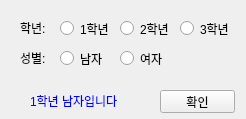
<?xml version="1.0" encoding="UTF-8"?>
<ui version="4.0">
 <class>MainWindow</class>
 <widget class="QMainWindow" name="MainWindow">
  <property name="geometry">
   <rect>
    <x>0</x>
    <y>0</y>
    <width>246</width>
    <height>119</height>
   </rect>
  </property>
  <property name="windowTitle">
   <string>MainWindow</string>
  </property>
  <widget class="QWidget" name="centralwidget">
   <widget class="QRadioButton" name="radioMale">
    <property name="geometry">
     <rect>
      <x>60</x>
      <y>50</y>
      <width>51</width>
      <height>17</height>
     </rect>
    </property>
    <property name="text">
     <string>남자</string>
    </property>
    <property name="checked">
     <bool>false</bool>
    </property>
    <attribute name="buttonGroup">
     <string notr="true">buttonGroup_sex</string>
    </attribute>
   </widget>
   <widget class="QRadioButton" name="radioFemale">
    <property name="geometry">
     <rect>
      <x>120</x>
      <y>50</y>
      <width>51</width>
      <height>17</height>
     </rect>
    </property>
    <property name="text">
     <string>여자</string>
    </property>
    <attribute name="buttonGroup">
     <string notr="true">buttonGroup_sex</string>
    </attribute>
   </widget>
   <widget class="QLabel" name="label">
    <property name="geometry">
     <rect>
      <x>20</x>
      <y>50</y>
      <width>31</width>
      <height>16</height>
     </rect>
    </property>
    <property name="text">
     <string>성별:</string>
    </property>
    <property name="alignment">
     <set>Qt::AlignLeading|Qt::AlignLeft|Qt::AlignVCenter</set>
    </property>
   </widget>
   <widget class="QLabel" name="label_2">
    <property name="geometry">
     <rect>
      <x>20</x>
      <y>20</y>
      <width>31</width>
      <height>16</height>
     </rect>
    </property>
    <property name="text">
     <string>학년:</string>
    </property>
    <property name="alignment">
     <set>Qt::AlignLeading|Qt::AlignLeft|Qt::AlignVCenter</set>
    </property>
   </widget>
   <widget class="QRadioButton" name="radio2">
    <property name="geometry">
     <rect>
      <x>120</x>
      <y>20</y>
      <width>61</width>
      <height>17</height>
     </rect>
    </property>
    <property name="text">
     <string>2학년</string>
    </property>
    <attribute name="buttonGroup">
     <string notr="true">buttonGroup_grade</string>
    </attribute>
   </widget>
   <widget class="QRadioButton" name="radio3">
    <property name="geometry">
     <rect>
      <x>180</x>
      <y>20</y>
      <width>61</width>
      <height>17</height>
     </rect>
    </property>
    <property name="text">
     <string>3학년</string>
    </property>
    <attribute name="buttonGroup">
     <string notr="true">buttonGroup_grade</string>
    </attribute>
   </widget>
   <widget class="QRadioButton" name="radio1">
    <property name="geometry">
     <rect>
      <x>60</x>
      <y>20</y>
      <width>51</width>
      <height>17</height>
     </rect>
    </property>
    <property name="text">
     <string>1학년</string>
    </property>
    <attribute name="buttonGroup">
     <string notr="true">buttonGroup_grade</string>
    </attribute>
   </widget>
   <widget class="QPushButton" name="btnOK">
    <property name="geometry">
     <rect>
      <x>160</x>
      <y>90</y>
      <width>75</width>
      <height>23</height>
     </rect>
    </property>
    <property name="text">
     <string>확인</string>
    </property>
   </widget>
   <widget class="QLabel" name="lblMsg">
    <property name="geometry">
     <rect>
      <x>30</x>
      <y>90</y>
      <width>111</width>
      <height>21</height>
     </rect>
    </property>
    <property name="styleSheet">
     <string notr="true">color: rgb(0, 0, 255);</string>
    </property>
    <property name="text">
     <string>1학년 남자입니다</string>
    </property>
   </widget>
  </widget>
 </widget>
 <resources/>
 <connections/>
 <buttongroups>
  <buttongroup name="buttonGroup_grade"/>
  <buttongroup name="buttonGroup_sex"/>
 </buttongroups>
</ui>
